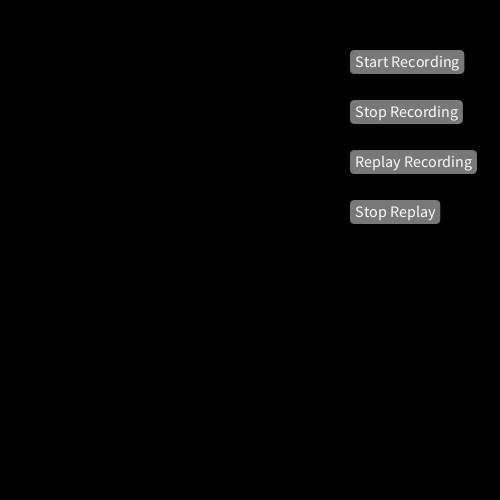
Frame 1 (no input)
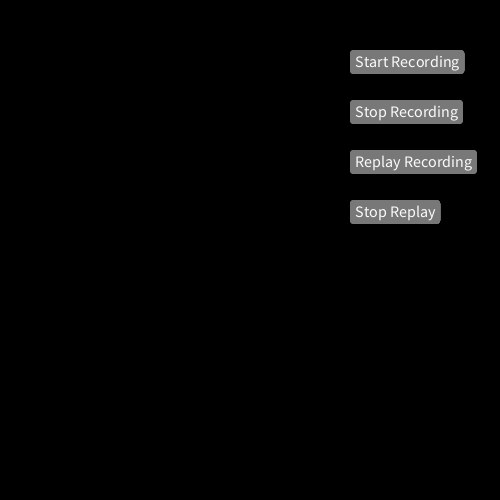
Frame 60 (the mouse pressed at the canvas centre just before this capture)
Frame 120 (the mouse held since frame 60 and released just before this capture): identical to frame 60, image omitted

The Processing sketch that drew these frames (run headless with seeded random() and noise(); from frame 60 on, the mouse is pressed at the canvas centre):

// Processing sketch: keyviz
// ── keyviz.pde
Keyboard keyboard;
Keyboard keyboardViewer;
Palette palette = new Palette();

// import gifAnimation.*;
// GifMaker gifExport;

final int BTN_START_RECORDING = 0;
final int BTN_STOP_RECORDING = 1;
final int BTN_REPLAY_RECORDING = 2;
final int BTN_STOP_REPLAY = 3;
KeyRecording  keyRecorder;
KeyRecordingPlayer  recordingPlayer;
ArrayList<Button> buttons;


void setup(){
  size(500, 500);
  background(0);
  noStroke();
//  noLoop();
  
  // keyboard = new Keyboard(150, 50);
  keyboard = new Keyboard(0,40,300,120);//,height);
  keyboardViewer = new Keyboard(0,250,300,120);//,height);
  noStroke();
  fill(200,0,0);
  
  buttons = new ArrayList<Button>();
  buttons.add( new Button(BTN_START_RECORDING, "Start Recording", 0.7 * width, 50, 180) );
  buttons.add( new Button(BTN_STOP_RECORDING, "Stop Recording", 0.7 * width, 100, 180) );
  buttons.add( new Button(BTN_REPLAY_RECORDING, "Replay Recording", 0.7 * width, 150, 180) );
  buttons.add( new Button(BTN_STOP_REPLAY, "Stop Replay", 0.7 * width, 200, 180) );
  
  keyRecorder = new KeyRecording();
  keyboard.setColorRange(keyboardViewer.COLOR_RANGE_GREEN);
  keyboardViewer.setColorRange(keyboardViewer.COLOR_RANGE_RED);
  recordingPlayer = new KeyRecordingPlayer(keyRecorder, keyboardViewer);
  
  // gifExport = new GifMaker(this, "export.gif");
  // gifExport.setRepeat(0);             // make it an "endless" animation

}

void draw(){
  fill( 0,10);
  rect(0,0, width, height);
  if (recordingPlayer.isPlaying()){ 
    println("playing back");
    recordingPlayer.stepFrame(); 
  } 
  
  for(int i=0; i<buttons.size(); i++){
    Button button = buttons.get(i);
    button.render(); 
  }
  
  // gifExport.setDelay(1);
  // gifExport.addFrame();
}

void keyTyped(){
  keyboard.showPressedKey(int(key));
  if (keyRecorder.isRecording()){  keyRecorder.recordKeyPress(int(key)); }
}

void mousePressed(){
  for(int i=0; i<buttons.size(); i++){
    Button button = buttons.get(i);
    boolean pressed = button.pressIfHit(mouseX, mouseY);
    if (pressed){
      handleButton(i); 
    }
  }
}

void handleButton(int buttonId){
  println("Handling button: " + buttonId);
  switch(buttonId){
    case   BTN_START_RECORDING:  
                handleStartRecording();
                return;
    case   BTN_STOP_RECORDING:  
                handleStopRecording();
                return;
    case   BTN_REPLAY_RECORDING:  
                handleReplayRecording();
                return;
    case   BTN_STOP_REPLAY:  
                handleStopReplay();
                return;
  }
}

void handleStartRecording(){
  keyRecorder.setRecording(true);
  
}
void handleStopRecording(){
  keyRecorder.setRecording(false);
  
}
void handleReplayRecording(){
  fill(0);
  rect(0,0, 305, 175); // cheat ... draw black over keyboard.
  recordingPlayer.playFromBeginning();
}
void handleStopReplay(){
  recordingPlayer.pausePlaying();
  // gifExport.finish(); 
}



void mouseReleased(){
  println("Checking the buttons if their pressed");
  
  for(int i=0; i<buttons.size(); i++){
    Button button = buttons.get(i);
    button.releaseButton();
  }
}

class Button{
  int id;
  float x;
  float y;
  String label;
  float _width;
  float _height;
  float margin;
  color _color;
  
  final int STATE_PRESSED = 0;
  final int STATE_UNPRESSED = 1;
  
  int state;
  
  Button(int p_nId, String p_sLabel, float p_nX, float p_nY, float p_nWidth){
    this.id = p_nId;
    this.margin = 5;
    this.label = p_sLabel;
    this.x = p_nX;
    this.y = p_nY;
    this._height = 24;
    this._color = color(120);
    this.setWidth(p_nWidth);
    this.state = STATE_UNPRESSED;
  }
  
  void setColor(color c){
    
  }
  
  void setWidth(float p_nWidth){
    textSize(16);
    this._width = min(p_nWidth, margin*2 + textWidth(this.label));
  }
  
  private color backgroundColor(){
    switch(state){
        case STATE_PRESSED:
                return color(100,200,100);
        case STATE_UNPRESSED:
        default:
                return _color;
    }
  }
  private color labelColor(){
    switch(state){
        case STATE_PRESSED:
                return color(150,240,150);
        case STATE_UNPRESSED:
        default:
                return color(250);
    }
  }
  
  void render(){
    pushMatrix();
    translate(x,y);
    fill(backgroundColor());
    rect(0,0, _width, _height,5);
    fill(labelColor());
    textSize(16);
    text(label, margin, margin+12);
    
    popMatrix();
  }
  
  void releaseButton(){
    this.state = STATE_UNPRESSED;
    
  }
  
  boolean pressIfHit(float p_nX, float p_nY){
    if (x <= p_nX && p_nX <= (x+_width)
          && y <= p_nY && p_nY <= (y+_height))
    {
      this.state = STATE_PRESSED;
      return true;
    }
    return false;
  }
}



class KeyEvent{
  int keycode;
  int time;
  
  KeyEvent(int p_nKeycode, int p_nTime){
    this.keycode = p_nKeycode;
    this.time = p_nTime;  
  }
}

class KeyRecordingPlayer{
  int playheadTime;  // global time, in recording, to start playing at
  KeyRecording keyRecording;
  Keyboard keyboard;
  boolean isPlaying;
  int currentEventIndex;
  
  KeyRecordingPlayer(KeyRecording p_xKeyRecording, Keyboard p_xKeyboard){
    keyRecording = p_xKeyRecording;
    keyboard = p_xKeyboard;
    isPlaying = false;
    
  }
  
  public void seek(int p_nSeekTo){
    int seekTo = min(p_nSeekTo, keyRecording.getLatestRecordingTime());
    seekTo = max(seekTo, keyRecording.getFirstRecordingTime());
    playheadTime = seekTo;
  }
  
  public void reset(){
    this.seek(0);  
  }
  
  public void playFromBeginning(){
    reset();
    startPlaying();
    currentEventIndex = 0;
  }
  public boolean isPlaying(){
    return isPlaying;
  }
  
  public void startPlaying(){
    isPlaying = true;
  }
  public void pausePlaying(){
    isPlaying = false;
  }
  
  public void stepFrame(){
    float millisPerFrame = 1.0 / frameRate * 1000;
    // int simulatedTime = timeOffSet + frameCounter;
//    println("----");
//    println("... millis per frame: " + millisPerFrame);
//    println("... playhead at: " + playheadTime);
    
    // Find and re-fire events up to and including, playhead + millisPerFrame
    KeyEvent keyEvent = keyRecording.getEvent(currentEventIndex);
    int limit = 20;
    int loopCounter = 0;
    while((loopCounter < limit)
         && keyEvent != null
         && (keyEvent.time < (playheadTime + millisPerFrame)) )
    {
      // println("... have key, replaying event: " + keyEvent.keycode);
      keyboard.showPressedKey(keyEvent.keycode);
      currentEventIndex++;
      keyEvent = keyRecording.getEvent(currentEventIndex);
      loopCounter++;
    }
    // Move the playhead through  
    playheadTime += millisPerFrame;
    
    // Make sure we didn't run out of track.
    if (playheadTime > keyRecording.getLatestRecordingTime()){
      this.pausePlaying();
    }
  }
}

class KeyRecording {
  ArrayList<KeyEvent> keyPresses;
  int firstRecordingAt;
  int latestRecordingAt;
  boolean isRecording;
  // int timeOffset;
  
  KeyRecording(){
    keyPresses = new ArrayList<KeyEvent>();
  }
  
  public boolean isRecording(){
    return isRecording;
  }
  
  public void setRecording(boolean p_bRecording){
    isRecording = p_bRecording;
//    if (isRecording){
//      timeOffset = min(millis();
//    }
  }
  
  public KeyEvent getEvent(int index){
    if (index < 0 || index > (keyPresses.size()-1)){
      return null; 
    }
    return keyPresses.get(index);
  }
  
  public void recordKeyPress(int keycode){
    int currentMillis = millis(); //-timeOffset;
    println("Recording key["+keycode+"] at time["+currentMillis+"]");
    if (firstRecordingAt == 0){
      firstRecordingAt = currentMillis;
    }
    latestRecordingAt = max(latestRecordingAt, currentMillis);
    keyPresses.add( new KeyEvent(keycode, currentMillis) );
  }
  
  public int getFirstRecordingTime(){
    return firstRecordingAt;
  }
  public int getLatestRecordingTime(){
    return latestRecordingAt;
  }
  
}

//
//class Rectangle{
//  float x;
//  float y;
//  float _width;
//  float _height;
//}

class Point {
  float x;
  float y; 
  
  Point(){ 
    
  }
  Point(int _x,int _y){ 
    x = _x;
    y = _y;
  }
  
  Point(float _x,float _y){ 
    x = _x;
    y = _y;
  }
}

class TableCell {
 int row;
 int col;
 
 TableCell(int p_nRow, int p_nCol){
   this.row = p_nRow;
   this.col = p_nCol;
 } 
}

class Keyboard{
  int x;
  int y;
  int _width;
  int _height;
  int margin=0;
  float keyWidth;
  float keyHeight;
  ArrayList<TableCell> keycodesToTableCell;
  
  int[] keycodeToRow;
  int[] keycodeToCol;
  float[] rowToMargin;
  
  final int COLOR_RANGE_RED = 0;
  final int COLOR_RANGE_GREEN = 1;
  final int COLOR_RANGE_BLUE = 2;
  int colorRange = COLOR_RANGE_GREEN;
  
  Keyboard(){
    println("AHASDSD");
    this._width = width;
    this._height = height;
  }
  
  Keyboard(int p_nWidth, int p_nHeight){
    println("aoavasdfoiasdfas");
    this._width = p_nWidth;
    this._height = p_nHeight;
    println("This width/height: " + p_nWidth + "x" + _height);
    initStaticProperties();
    initDerivedProperties();
  }
  Keyboard(int p_nX, int p_nY, int p_nWidth, int p_nHeight){
    this.x = p_nX;
    this.y = p_nY;
    
    this._width = p_nWidth;
    this._height = p_nHeight;
    println("This width/height: " + p_nWidth + "x" + _height);
    initStaticProperties();
    initDerivedProperties();
  }
  
  public void setColorRange(int p_nColorRange){
    switch(p_nColorRange){
        case COLOR_RANGE_RED:
            colorRange = COLOR_RANGE_RED;
            break;
        case COLOR_RANGE_GREEN:
            colorRange = COLOR_RANGE_GREEN;
            break;
        case COLOR_RANGE_BLUE:
            colorRange = COLOR_RANGE_BLUE;
            break;
    }
  }
  
  private color getColorInRange(){
    switch(colorRange){
        case COLOR_RANGE_RED:
            return palette.initRandomRed().getColor();
        case COLOR_RANGE_GREEN:
            return palette.initRandomGreen().getColor();
        case COLOR_RANGE_BLUE:
        default:
            return palette.initRandomBlue().getColor();
    }
    
  }
  
  
  
  private void initStaticProperties(){
    // keycodesToTableCell = new ArrayList<TableCell>();
    
    int numKeys = 127;
    keycodeToRow = new int[numKeys];
    keycodeToCol = new int[numKeys];
    
    populateKeycodeTable("~!@#$%^&*()_+", 0, 0);
    populateKeycodeTable("`1234567890-=", 0, 0);
    populateKeycodeTable("qwertyuiop[]\\", 1, 0);
    populateKeycodeTable("QWERTYUIOP{}|", 1, 0);
    populateKeycodeTable("asdfghjkl;'", 2, 0);
    populateKeycodeTable("ASDFGHJKL:\"", 2, 0);
    populateKeycodeTable("ASDFGHJKL:\"", 2, 0);
    populateKeycodeTable("zxcvbnm,./", 3, 0);
    populateKeycodeTable("ZXCVBNM<>?", 3, 0);
    populateKeycodeTable(" ", 4, 0);
    
  }
  
  private void populateKeycodeTable(String keys, int row, int colOffset){
    for(int i=0; i<keys.length(); i++){
      char c = keys.charAt(i);
      keycodeToRow[(int)c] = row;
      keycodeToCol[(int)c] = colOffset + i;
    }
  }
  
  private void initDerivedProperties(){
    int numRows = 5;
    int numCols = 14; // backtick to += key ... and delete key
    println("This width/height: " + _width + "x" + _height);
    this.keyWidth = (this._width - this.margin*(numCols+1))/ (1.0 * numCols);
    this.keyHeight = (this._height - this.margin*(numRows+2))/ (1.0 * numRows); 
    
    this.rowToMargin = new float[numRows];
    this.rowToMargin[0] = 0;
    this.rowToMargin[1] = margin + (keyWidth + margin) *1.5;
    this.rowToMargin[2] = margin + (keyWidth + margin) *1.7;
    this.rowToMargin[3] = margin + (keyWidth + margin)*2;
    this.rowToMargin[4] = margin + (keyWidth + margin)*4;
  }
  
  public Point getPointForKey(int keycode){
    return this.getPointForKey(keycode, 0, width, 0, height);
  }
   
  public Point getPointForKeyRandom(int keycode, int minX, int maxX, int minY, int maxY){
    Point retVal = new Point();
    retVal.x = (int)random(30, 300);
    retVal.y = (int)random(30, 300);
    return retVal;
  }
  
  public Point getPointForKey(int keycode, int minX, int maxX, int minY, int maxY){
    if (keycode < 0 || keycode > (keycodeToRow.length-1)){
       println("INVALID KEYCODE" +  keycode);
       return new Point(-1000,-1000);
    }
    
    int row = keycodeToRow[keycode];
    int col = keycodeToCol[keycode];
    //println("KEY: " + keycode + ", in row,col: " + row + ", " + col);
    //println("... Margin: " + rowToMargin[row]);
    return new Point(rowToMargin[row] + margin*col + col*keyWidth + 0.5*keyWidth
                     , margin*row + row*keyHeight + 0.5*keyHeight );
  }
  
  public int rowForKey(int keycode){
    return (keycode > (keycodeToRow.length-1)) ? -1 : keycodeToRow[keycode];
  }
  public int colForKey(int keycode){
    return (keycode > (keycodeToCol.length-1)) ? -1 : keycodeToCol[keycode];
  }
  
  public float keyWidthForCode(int keyCode){
    return (keyCode == 32) ? (5*keyWidth + 4*margin) : keyWidth;
  }
  
  public void showPressedKey(int keyCode){
    pushMatrix();
    translate(x,y);
    Point pt = this.getPointForKey(keyCode);
    fill(0,200,0);
    fill( getColorInRange() );
    rect(pt.x, pt.y, keyWidthForCode(keyCode), keyHeight );
    popMatrix();
  }
}

class FloatColor{
    float r = 0;
    float g = 0;
    float b = 0;
    float a = 255;
    
    float minR = 0;
    float maxR = 255;
    float minG = 0;
    float maxG = 255;
    float minB = 0;
    float maxB = 255;
  
  public FloatColor(float rVal, float gVal, float bVal){
    this.r = rVal;
    this.g = gVal;
    this.b = bVal;
  }
  
  public color getColor(){
    return color(this.r, this.g, this.b, this.a);
  }
}


class Palette{
  public FloatColor initRandomRed(){
    float baseVal = this.randomIntensity();
    float secondary = this.randomSecondaryIntensity();
    FloatColor retVal = new FloatColor(baseVal, secondary*baseVal, secondary*baseVal);
    return retVal;
  }
  public FloatColor initRandomGreen(){
    float baseVal = this.randomIntensity();
    float secondary = this.randomSecondaryIntensity();
    // println("Secondary: " + secondary);
    FloatColor retVal = new FloatColor(0.2*baseVal, baseVal, secondary*baseVal);
    return retVal;
  }
  public FloatColor initRandomBlue(){
    float baseVal = this.randomIntensity();
    float secondary = this.randomSecondaryIntensity();
    FloatColor retVal = new FloatColor(secondary*baseVal, secondary*baseVal, baseVal);
    return retVal;
  }
  
  private float randomIntensity(){
   return random(150,255); 
  }
  
  private float randomSecondaryIntensity(){
    return 0.1 + random(1) / 2.0;
  }
  
  
}
